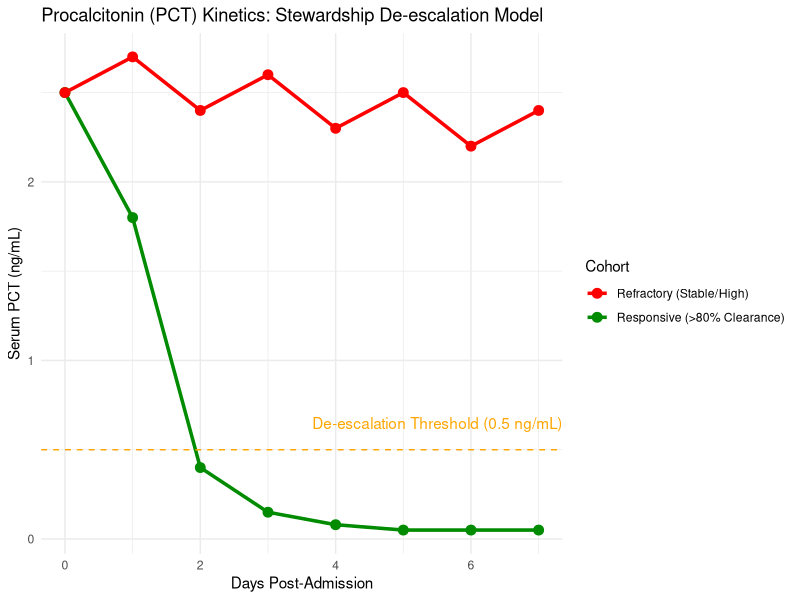

Reproduce this figure in R.
# Simulating Procalcitonin (PCT) kinetics over a standard 7-day antibiotic course.
# Built this to visualize the clinical decision-making process for stopping empiric Abx.

library(ggplot2)

# Tracking days 0 to 7 (8 timepoints total). 
# Note: Ensure the PCT arrays match this length exactly to avoid dataframe binding errors!
tx_days <- 0:7 

# Patient A: Responding well to therapy. 
# PCT halves fairly quickly after proper source control and adequate empiric coverage.
pct_lvl_improving <- c(2.5, 1.8, 0.4, 0.15, 0.08, 0.05, 0.05, 0.05)

# Patient B: Non-responder. 
# Suspecting a resistant bug or lack of source control. PCT stays persistently elevated.
pct_lvl_failing <- c(2.5, 2.7, 2.4, 2.6, 2.3, 2.5, 2.2, 2.4)

# Squishing it together into data frames for ggplot mapping
df_clin_improving <- data.frame(Day = tx_days, PCT = pct_lvl_improving, Cohort = "Responsive (>80% Clearance)")
df_clin_failing   <- data.frame(Day = tx_days, PCT = pct_lvl_failing, Cohort = "Refractory (Stable/High)")

combined_pct_kinetics <- rbind(df_clin_improving, df_clin_failing)

# Visualizing the clearance curves.
# I always like using dashed h-lines for clinical thresholds so they pop out during ward rounds.
ggplot(combined_pct_kinetics, aes(x = Day, y = PCT, color = Cohort, group = Cohort)) +
  geom_line(size = 1.2) +
  geom_point(size = 3) +
  scale_color_manual(values = c("red", "green4")) +
  labs(title = "Procalcitonin (PCT) Kinetics: Stewardship De-escalation Model",
       x = "Days Post-Admission",
       y = "Serum PCT (ng/mL)") +
  theme_minimal() +
  
  # Clinical Note: 0.5 ng/mL is standard for lower RTI de-escalation (CAP/VAP), 
  # though some aggressive protocols push for 0.25 ng/mL. Sticking with 0.5 here.
  geom_hline(yintercept = 0.5, linetype = "dashed", color = "orange") +
  annotate("text", x = 5.5, y = 0.65, label = "De-escalation Threshold (0.5 ng/mL)", color = "orange")
